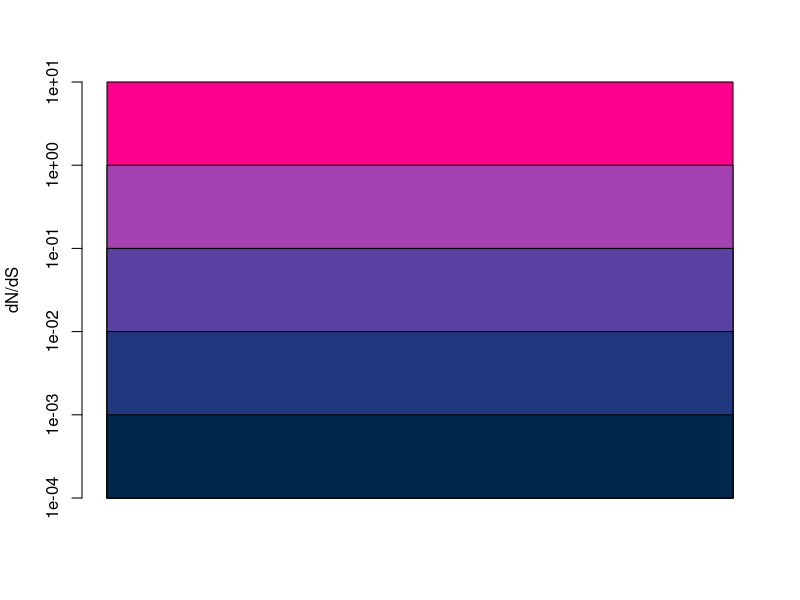

This figure's R source:
# R Script ---
# Colours protein structure by site-associated values for UCSF Chimera
# by alexander van nynatten - 2021

# Tab-delimited file with sites in first column and values in second
aa_df <- read.table('vert_rho_dnds.tsv', sep = '\t', header = TRUE)

# Bin widths and colours for the range of site-associated values
col_df <- data.frame(
			Bins = c(0.001, 0.01, 0.1, 1, 10),
			Colours = c('#00284c', 
						'#21377e', 
						'#5a42a3', 
						'#a441b0', 
						'#ff008c')
			)

# Bins each site and assigns colour by the site-associated value
aa_df$Hex_col <- cut(as.numeric(aa_df[[2]]), 
					breaks = c(0,col_df$Bins),
					labels = col_df$Colours
					)

# Converts HEX colours to RGB values and makes dataframe for output
out_df <- data.frame(
			Site = aa_df[1], 
			Model = 0,
			Red = col2rgb(as.character(aa_df$Hex_col))[1, ],
			Green = col2rgb(as.character(aa_df$Hex_col))[2, ],
			Blue = col2rgb(as.character(aa_df$Hex_col))[3, ]
			)

# Writes a .scf file that is can be imported into UCSF Chimera
write.table(out_df, "structure_site_col.scf", 
			col.names = F, row.names = F, sep="\t"
			)

# Plots the colour palette for the legend
barplot(rev(col_df$Bins), col=rev(col_df$Colours), 
		space = -1, 
		ylab="dN/dS", 
		ylim = c(0.0001, 10), 
		log="y"
		)